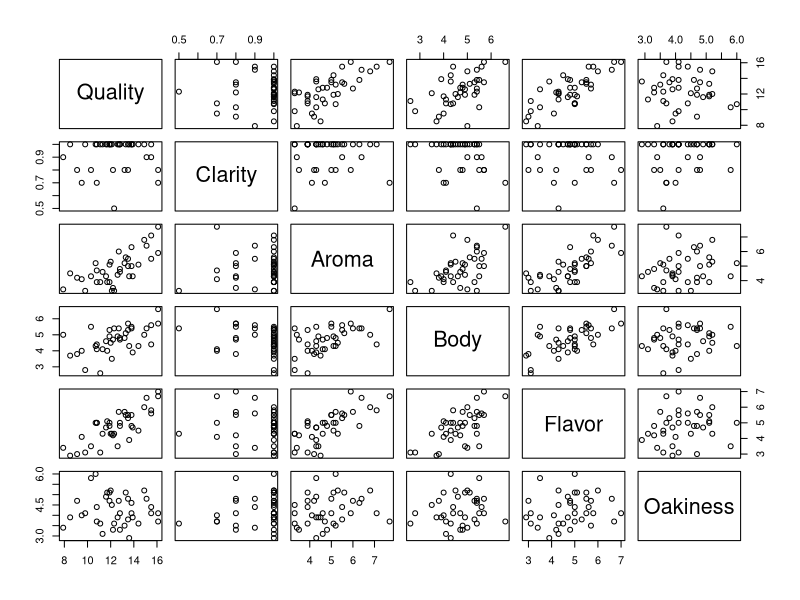
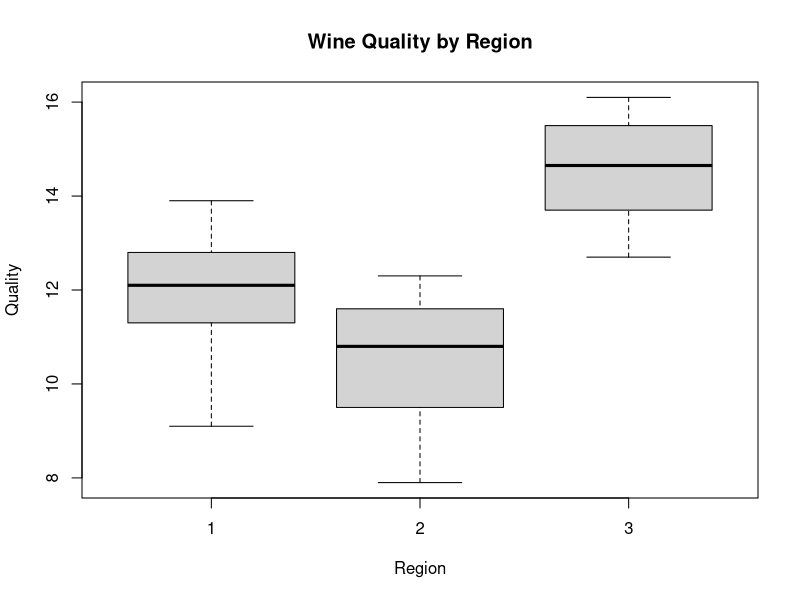
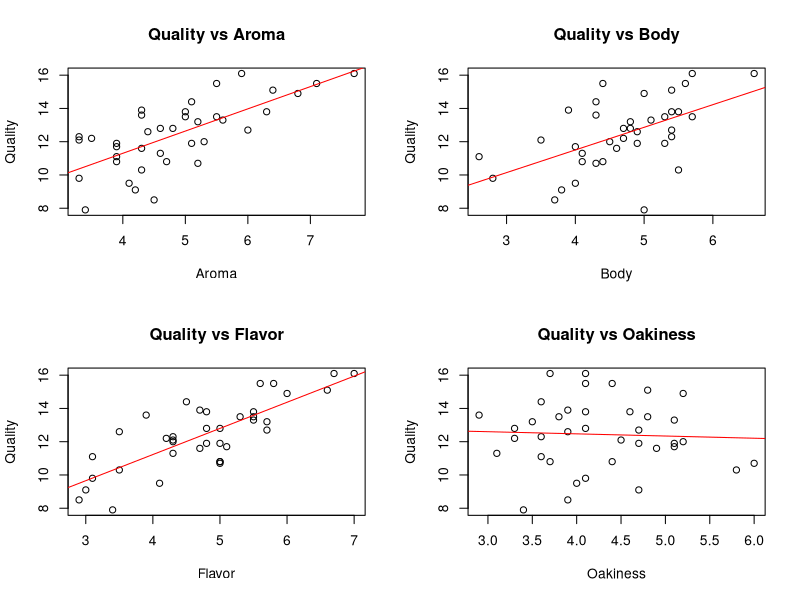
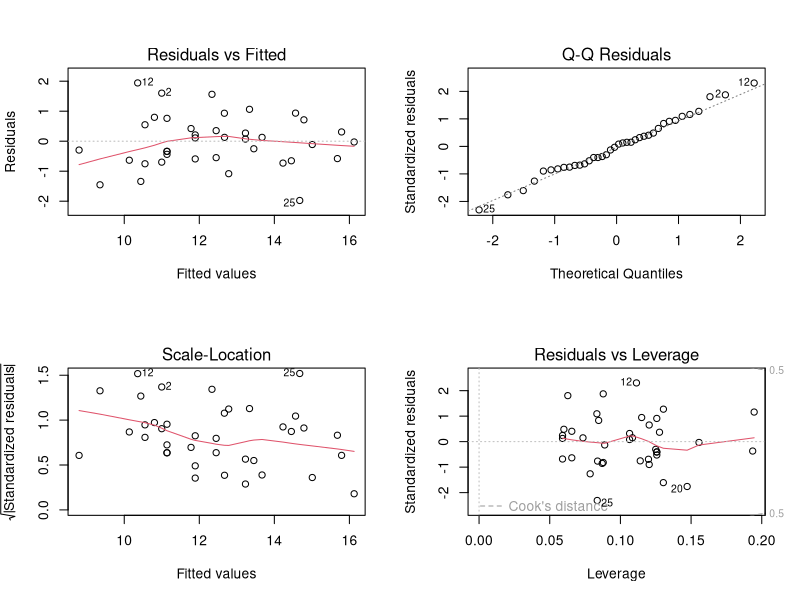
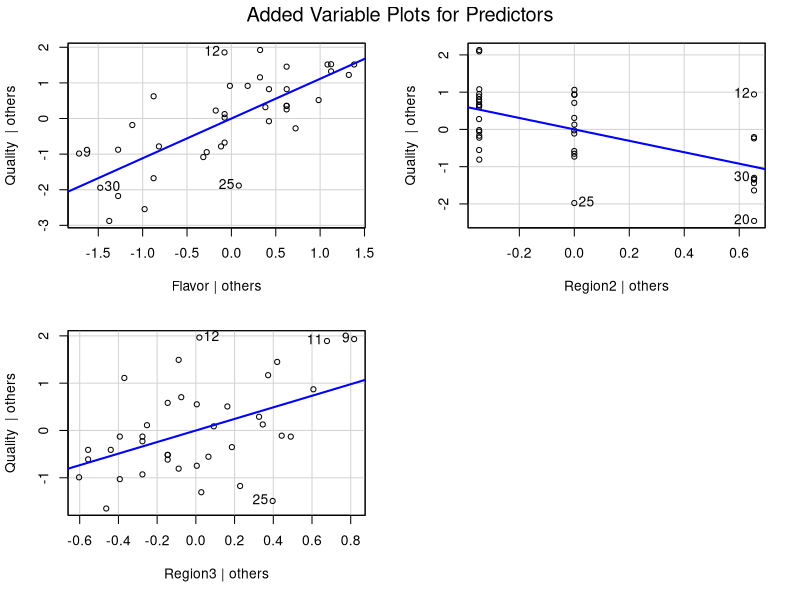
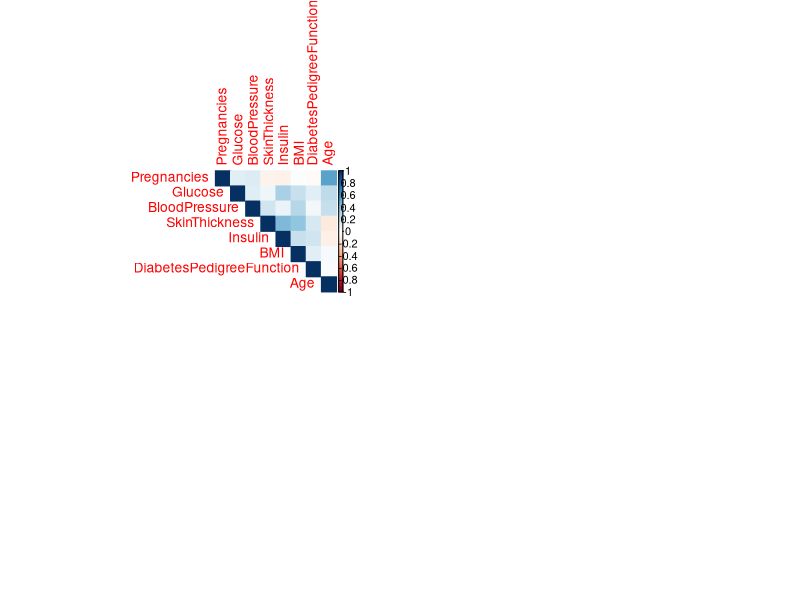
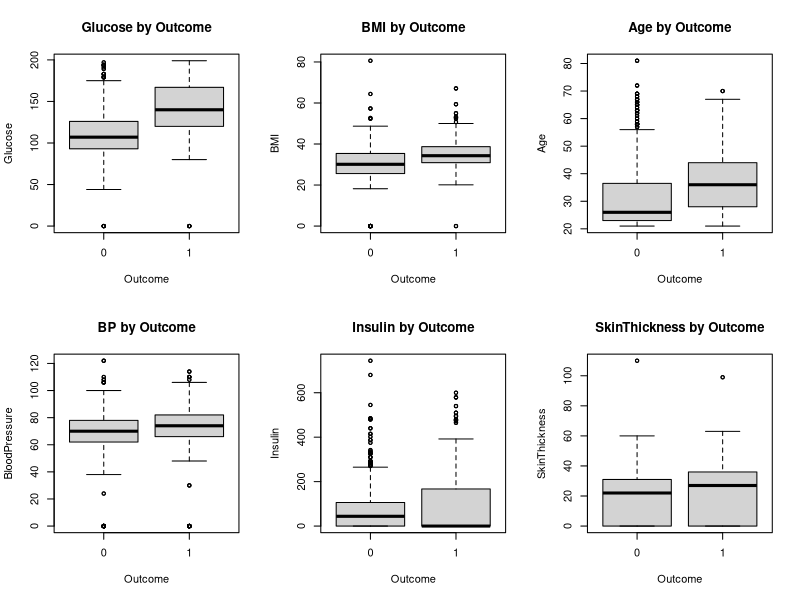
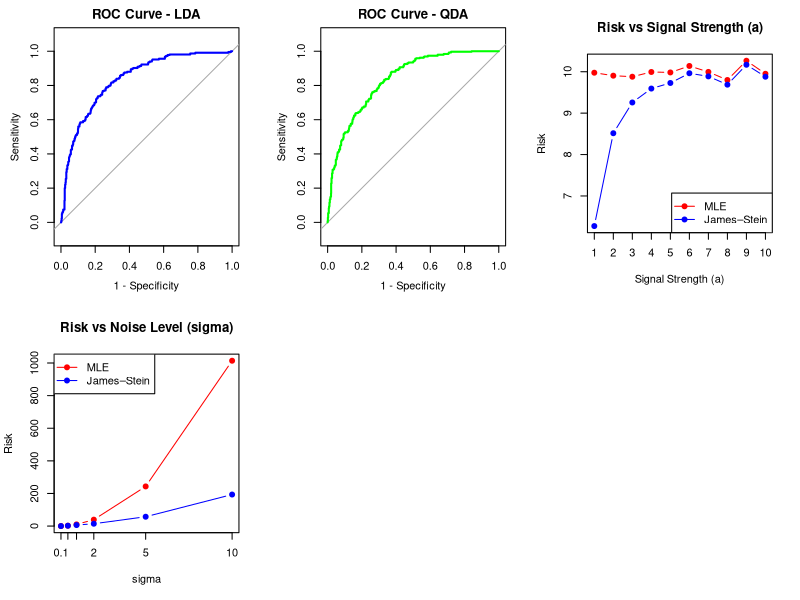

R code for these plots, in order:
## ---- chunk 1
knitr::opts_chunk$set(echo = TRUE)
## ---- chunk 2

setwd("/Users/vannguyen/Downloads")
wine <- read.table("wine.txt", header = TRUE, sep = "\t")


## Question 1(a)
# Treat Region as a factor
wine$Region <- as.factor(wine$Region)

# Quick overview
str(wine)
summary(wine)

# Pairwise scatterplots to see relationships
pairs(wine[, c("Quality","Clarity","Aroma","Body","Flavor","Oakiness")])

# Boxplot of Quality by Region
boxplot(Quality ~ Region, data = wine,
        main = "Wine Quality by Region",
        xlab = "Region", ylab = "Quality")


## Question 1(b)
# Simple linear regressions of Quality on each predictor

# Clarity
fit_clarity <- lm(Quality ~ Clarity, data = wine)
summary(fit_clarity)

# Aroma
fit_aroma <- lm(Quality ~ Aroma, data = wine)
summary(fit_aroma)

# Body
fit_body <- lm(Quality ~ Body, data = wine)
summary(fit_body)

# Flavor
fit_flavor <- lm(Quality ~ Flavor, data = wine)
summary(fit_flavor)

# Oakiness
fit_oakiness <- lm(Quality ~ Oakiness, data = wine)
summary(fit_oakiness)

# Region (qualitative predictor)
fit_region <- lm(Quality ~ Region, data = wine)
summary(fit_region)



# Scatterplots with regression lines
par(mfrow=c(2,2))
plot(Quality ~ Aroma, data=wine, main="Quality vs Aroma")
abline(lm(Quality ~ Aroma, data=wine), col="red")

plot(Quality ~ Body, data=wine, main="Quality vs Body")
abline(lm(Quality ~ Body, data=wine), col="red")

plot(Quality ~ Flavor, data=wine, main="Quality vs Flavor")
abline(lm(Quality ~ Flavor, data=wine), col="red")

plot(Quality ~ Oakiness, data=wine, main="Quality vs Oakiness")
abline(lm(Quality ~ Oakiness, data=wine), col="red")


## Question 1(c)
# Multiple regression with all predictors
fit_all <- lm(Quality ~ Clarity + Aroma + Body + Flavor + Oakiness + Region,
              data = wine)
summary(fit_all)


## Question 1(d)
# Reduced model
fit_reduced <- lm(Quality ~ Flavor + Region, data = wine)
summary(fit_reduced)

# Interaction check
fit_interaction <- lm(Quality ~ Flavor * Region, data = wine)
summary(fit_interaction)
anova(fit_reduced, fit_interaction)

# Residual diagnostics
par(mfrow=c(2,2))
plot(fit_reduced)

# Added-variable plots
library(car)
avPlots(fit_reduced, main="Added Variable Plots for Predictors")




## Question 1(f)

# Use the reduced model from part (d)
fit_reduced <- lm(Quality ~ Flavor + Region, data = wine)

# Mean Flavor (from dataset)
mean_flavor <- mean(wine$Flavor)

# Create new data for Region 1 with Flavor = mean
new_obs <- data.frame(Flavor = mean_flavor,
                      Region = factor("1", levels = c("1","2","3")))

# Prediction and confidence intervals
predict(fit_reduced, newdata = new_obs,
        interval = "confidence", level = 0.95)

predict(fit_reduced, newdata = new_obs,
        interval = "prediction", level = 0.95)
## ---- chunk 3
library(corrplot)
library(MASS)
library(pROC)

setwd("/Users/vannguyen/Downloads")
diabetes <- read.csv("diabetes.csv")

## Question 2(a)
# Quick structure and summary
str(diabetes)
summary(diabetes)

# Check distribution of the response
table(diabetes$Outcome)

# Means by Outcome (to see group differences)
aggregate(. ~ Outcome, data = diabetes, mean)

# Correlation matrix of numeric predictors
corrplot(cor(diabetes[,-9]), method="color", type="upper")

# Boxplots of key predictors by Outcome
par(mfrow=c(2,3))
boxplot(Glucose ~ Outcome, data=diabetes, main="Glucose by Outcome")
boxplot(BMI ~ Outcome, data=diabetes, main="BMI by Outcome")
boxplot(Age ~ Outcome, data=diabetes, main="Age by Outcome")
boxplot(BloodPressure ~ Outcome, data=diabetes, main="BP by Outcome")
boxplot(Insulin ~ Outcome, data=diabetes, main="Insulin by Outcome")
boxplot(SkinThickness ~ Outcome, data=diabetes, main="SkinThickness by Outcome")



## Question 2(b)
# LDA model
fit_lda <- lda(Outcome ~ ., data=diabetes)

# Predict with LDA
pred_lda <- predict(fit_lda)

# Classify using 0.5 cutoff
lda_class <- ifelse(pred_lda$posterior[,2] > 0.5, 1, 0)

# Confusion matrix
table(Predicted = lda_class, Actual = diabetes$Outcome)

# Misclassification rate
mean(lda_class != diabetes$Outcome)

# Sensitivity and Specificity
sensitivity <- sum(lda_class==1 & diabetes$Outcome==1) / sum(diabetes$Outcome==1)
specificity <- sum(lda_class==0 & diabetes$Outcome==0) / sum(diabetes$Outcome==0)
sensitivity; specificity


# ROC for LDA
roc_obj <- roc(diabetes$Outcome, pred_lda$posterior[,2], direction="<")

plot(roc_obj, legacy.axes=TRUE, col="blue", lwd=2,
     main="ROC Curve - LDA")
auc(roc_obj)



## Question 2(c)
# QDA model
fit_qda <- qda(Outcome ~ ., data=diabetes)

# Predict with QDA
pred_qda <- predict(fit_qda)

# Classify with 0.5 cutoff
qda_class <- ifelse(pred_qda$posterior[,2] > 0.5, 1, 0)

# Confusion matrix
table(Predicted = qda_class, Actual = diabetes$Outcome)

# Misclassification rate
mean(qda_class != diabetes$Outcome)

# Sensitivity and Specificity
sensitivity_qda <- sum(qda_class==1 & diabetes$Outcome==1) / sum(diabetes$Outcome==1)
specificity_qda <- sum(qda_class==0 & diabetes$Outcome==0) / sum(diabetes$Outcome==0)
sensitivity_qda; specificity_qda

# ROC curve for QDA
roc_qda <- roc(diabetes$Outcome, pred_qda$posterior[,2], direction="<")
plot(roc_qda, legacy.axes=TRUE, col="green", lwd=2,
     main="ROC Curve - QDA")
auc(roc_qda)
## ---- chunk 4
## Bonus Question (a)
p <- 10
sigma <- 1
mu <- rep(1, p)
N <- 1000

# Storage
mu_mle <- matrix(0, nrow=N, ncol=p)
mu_js  <- matrix(0, nrow=N, ncol=p)

# Simulation
for(i in 1:N){
  Y <- MASS::mvrnorm(1, mu, sigma^2 * diag(p))
  # MLE
  mu_mle[i,] <- Y
  # James-Stein shrinkage
  shrink <- 1 - ( (p-2)*sigma^2 ) / sum(Y^2)
  mu_js[i,] <- shrink * Y
}

# Compute bias and risk
bias_mle <- norm(colMeans(mu_mle) - mu, type="2")
bias_js  <- norm(colMeans(mu_js)  - mu, type="2")

risk_mle <- mean(rowSums((mu_mle - matrix(mu, nrow=N, ncol=p, byrow=TRUE))^2))
risk_js  <- mean(rowSums((mu_js  - matrix(mu, nrow=N, ncol=p, byrow=TRUE))^2))

bias_mle; bias_js
risk_mle; risk_js


## Bonus Question (b)
# Risk vs Signal Strength (a)
a.values <- 1:10
risk_mle_a <- numeric(length(a.values))
risk_js_a  <- numeric(length(a.values))

for(k in 1:length(a.values)){
  a <- a.values[k]
  mu <- rep(a, p)   # mean vector changes with a
  
  mu_mle <- matrix(0, nrow=N, ncol=p)
  mu_js  <- matrix(0, nrow=N, ncol=p)
  
  for(i in 1:N){
    Y <- MASS::mvrnorm(1, mu, sigma^2 * diag(p))
    mu_mle[i,] <- Y
    shrink <- 1 - ((p-2)*sigma^2) / sum(Y^2)
    mu_js[i,] <- shrink * Y
  }
  
  # record risk
  risk_mle_a[k] <- mean(rowSums((mu_mle - mu)^2))
  risk_js_a[k]  <- mean(rowSums((mu_js  - mu)^2))
}

# Plot
plot(a.values, risk_mle_a, type="b", col="red", pch=19,
     ylim=range(c(risk_mle_a, risk_js_a)),
     xlab="Signal Strength (a)", ylab="Risk",
     main="Risk vs Signal Strength (a)", xaxt="n")
lines(a.values, risk_js_a, type="b", col="blue", pch=19)
legend("bottomright", legend=c("MLE", "James–Stein"),
       col=c("red","blue"), pch=19, lty=1)
axis(1, at=a.values, labels=a.values)

## Bonus Question (c)
# Risk vs Noise Level (sigma)
sigma.values <- c(0.1, 0.5, 1, 2, 5, 10)
risk_mle_s <- numeric(length(sigma.values))
risk_js_s  <- numeric(length(sigma.values))
mu <- rep(1, p)   # reset mean vector

for(k in 1:length(sigma.values)){
  sigma <- sigma.values[k]
  
  mu_mle <- matrix(0, nrow=N, ncol=p)
  mu_js  <- matrix(0, nrow=N, ncol=p)
  
  for(i in 1:N){
    Y <- MASS::mvrnorm(1, mu, sigma^2 * diag(p))
    mu_mle[i,] <- Y
    shrink <- 1 - ((p-2)*sigma^2) / sum(Y^2)
    mu_js[i,] <- shrink * Y
  }
  
  # record risk
  risk_mle_s[k] <- mean(rowSums((mu_mle - mu)^2))
  risk_js_s[k]  <- mean(rowSums((mu_js  - mu)^2))
}

# Plot
plot(sigma.values, risk_mle_s, type="b", col="red", pch=19,
     ylim=range(c(risk_mle_s, risk_js_s)),
     xlab="sigma", ylab="Risk",
     main="Risk vs Noise Level (sigma)", xaxt="n")
lines(sigma.values, risk_js_s, type="b", col="blue", pch=19)
legend("topleft", legend=c("MLE", "James–Stein"),
       col=c("red","blue"), pch=19, lty=1)
axis(1, at=sigma.values, labels=sigma.values)

